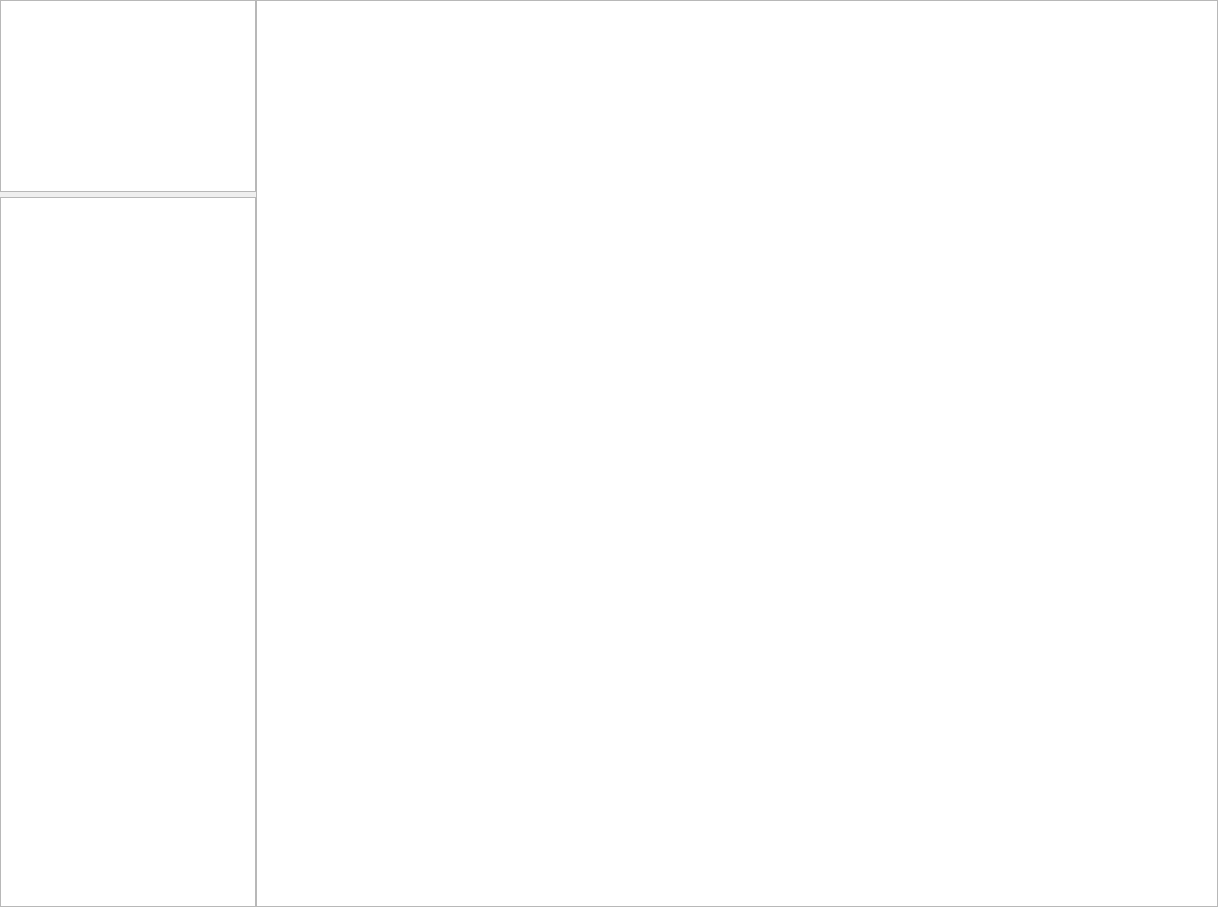
<?xml version="1.0" encoding="UTF-8"?>
<ui version="4.0">
 <class>MainWindow</class>
 <widget class="QMainWindow" name="MainWindow">
  <property name="geometry">
   <rect>
    <x>0</x>
    <y>0</y>
    <width>1218</width>
    <height>907</height>
   </rect>
  </property>
  <property name="windowTitle">
   <string>None</string>
  </property>
  <property name="autoFillBackground">
   <bool>false</bool>
  </property>
  <widget class="QWidget" name="centralWidget">
   <layout class="QGridLayout" name="gridLayout">
    <property name="leftMargin">
     <number>0</number>
    </property>
    <property name="topMargin">
     <number>0</number>
    </property>
    <property name="rightMargin">
     <number>0</number>
    </property>
    <property name="bottomMargin">
     <number>0</number>
    </property>
    <property name="spacing">
     <number>0</number>
    </property>
    <item row="0" column="0">
     <widget class="QSplitter" name="splitter">
      <property name="orientation">
       <enum>Qt::Horizontal</enum>
      </property>
      <property name="handleWidth">
       <number>0</number>
      </property>
      <widget class="QWidget" name="taskLayout" native="true">
       <property name="autoFillBackground">
        <bool>true</bool>
       </property>
       <layout class="QVBoxLayout" name="seriesPaneLayout">
        <property name="spacing">
         <number>0</number>
        </property>
        <item>
         <widget class="QListWidget" name="dailyList">
          <property name="sizePolicy">
           <sizepolicy hsizetype="Minimum" vsizetype="Minimum">
            <horstretch>0</horstretch>
            <verstretch>0</verstretch>
           </sizepolicy>
          </property>
          <property name="font">
           <font>
            <pointsize>12</pointsize>
           </font>
          </property>
          <property name="verticalScrollBarPolicy">
           <enum>Qt::ScrollBarAlwaysOff</enum>
          </property>
          <property name="horizontalScrollBarPolicy">
           <enum>Qt::ScrollBarAlwaysOff</enum>
          </property>
          <property name="sizeAdjustPolicy">
           <enum>QAbstractScrollArea::AdjustIgnored</enum>
          </property>
          <property name="isWrapping" stdset="0">
           <bool>false</bool>
          </property>
          <property name="resizeMode">
           <enum>QListView::Fixed</enum>
          </property>
          <property name="wordWrap">
           <bool>true</bool>
          </property>
         </widget>
        </item>
        <item>
         <spacer name="taskSpacer">
          <property name="orientation">
           <enum>Qt::Vertical</enum>
          </property>
          <property name="sizeType">
           <enum>QSizePolicy::Fixed</enum>
          </property>
          <property name="sizeHint" stdset="0">
           <size>
            <width>20</width>
            <height>5</height>
           </size>
          </property>
         </spacer>
        </item>
        <item>
         <widget class="QListWidget" name="projectList"/>
        </item>
       </layout>
      </widget>
      <widget class="QWidget" name="textLayout" native="true">
       <property name="enabled">
        <bool>true</bool>
       </property>
       <property name="sizePolicy">
        <sizepolicy hsizetype="Expanding" vsizetype="Expanding">
         <horstretch>11</horstretch>
         <verstretch>0</verstretch>
        </sizepolicy>
       </property>
       <layout class="QVBoxLayout" name="verticalLayout">
        <item>
         <widget class="QPlainTextEdit" name="textEdit"/>
        </item>
       </layout>
      </widget>
     </widget>
    </item>
   </layout>
  </widget>
  <action name="actionUpdate">
   <property name="text">
    <string>Update All</string>
   </property>
  </action>
  <action name="actionExit">
   <property name="text">
    <string>Exit</string>
   </property>
  </action>
  <action name="actionSettings">
   <property name="text">
    <string>Settings...</string>
   </property>
  </action>
  <action name="actionRemove_Credits">
   <property name="text">
    <string>Remove Credits</string>
   </property>
  </action>
  <action name="action2x">
   <property name="text">
    <string>2x</string>
   </property>
  </action>
 </widget>
 <resources/>
 <connections/>
</ui>
